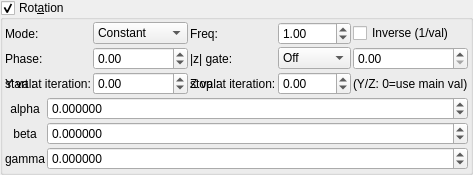
    <widget class="MyGroupBox" name="groupCheck_transf_rotation2_enabled_false">
     <property name="title">
      <string>Rot&amp;ation</string>
     </property>
     <property name="checkable">
      <bool>true</bool>
     </property>
     <layout class="QVBoxLayout" name="verticalLayout_9" stretch="0,0">
      <property name="spacing">
       <number>2</number>
      </property>
      <property name="leftMargin">
       <number>2</number>
      </property>
      <property name="topMargin">
       <number>2</number>
      </property>
      <property name="rightMargin">
       <number>2</number>
      </property>
      <property name="bottomMargin">
       <number>2</number>
      </property>
      <item>
       <layout class="QGridLayout" name="gridLayout_85">
        <property name="spacing">
         <number>2</number>
        </property>
        <item row="3" column="0">
         <widget class="QLabel" name="label_77">
          <property name="text">
           <string>start at iteration:</string>
          </property>
         </widget>
        </item>
        <item row="3" column="1">
         <widget class="MySpinBox" name="spinboxInt_transf_start_iterations_C">
          <property name="sizePolicy">
           <sizepolicy hsizetype="Minimum" vsizetype="Maximum">
            <horstretch>0</horstretch>
            <verstretch>0</verstretch>
           </sizepolicy>
          </property>
          <property name="minimum">
           <number>0</number>
          </property>
          <property name="maximum">
           <number>999</number>
          </property>
          <property name="value">
           <number>0</number>
          </property>
         </widget>
        </item>
        <item row="3" column="2">
         <widget class="QLabel" name="label_59">
          <property name="text">
           <string>stop at iteration:</string>
          </property>
         </widget>
        </item>
        <item row="3" column="3">
         <widget class="MySpinBox" name="spinboxInt_transf_stop_iterations_C">
          <property name="sizePolicy">
           <sizepolicy hsizetype="Preferred" vsizetype="Maximum">
            <horstretch>0</horstretch>
            <verstretch>0</verstretch>
           </sizepolicy>
          </property>
          <property name="maximum">
           <number>999</number>
          </property>
         </widget>
        </item>
      <item row="1" column="0">
       <widget class="QLabel"><property name="text"><string>Mode:</string></property></widget>
      </item>
      <item row="1" column="1">
       <widget class="MyComboBox" name="comboBox_transf_multiplier_value_mode_2">
        <item><property name="text"><string notr="true">Constant</string></property></item>
        <item><property name="text"><string notr="true">Sine</string></property></item>
        <item><property name="text"><string notr="true">Ramp</string></property></item>
        <item><property name="text"><string notr="true">Exponential</string></property></item>
        <item><property name="text"><string notr="true">Triangle</string></property></item>
        <item><property name="text"><string notr="true">Square</string></property></item>
        <item><property name="text"><string notr="true">Smoothstep</string></property></item>
        <item><property name="text"><string notr="true">Noise</string></property></item>
        <item><property name="text"><string notr="true">Ping-pong</string></property></item>
        <item><property name="text"><string notr="true">Stepped</string></property></item>
       </widget>
      </item>
      <item row="1" column="2">
       <widget class="QLabel"><property name="text"><string>Freq:</string></property></widget>
      </item>
      <item row="1" column="3">
       <widget class="MyDoubleSpinBox" name="spinbox_transf_multiplier_frequency_2">
        <property name="minimum"><double>0.01</double></property><property name="maximum"><double>100.0</double></property>
        <property name="singleStep"><double>0.1</double></property><property name="value"><double>1.0</double></property>
       </widget>
      </item>
      <item row="1" column="4" colspan="2">
       <widget class="MyCheckBox" name="checkBox_transf_multiplier_inverse_2">
        <property name="text"><string>Inverse (1/val)</string></property>
       </widget>
      </item>
      <item row="2" column="0">
       <widget class="QLabel"><property name="text"><string>Phase:</string></property></widget>
      </item>
      <item row="2" column="1">
       <widget class="MyDoubleSpinBox" name="spinbox_transf_multiplier_phase_2">
        <property name="minimum"><double>-10.0</double></property><property name="maximum"><double>10.0</double></property>
        <property name="singleStep"><double>0.1</double></property><property name="value"><double>0.0</double></property>
       </widget>
      </item>
      <item row="2" column="2">
       <widget class="QLabel"><property name="text"><string>|z| gate:</string></property></widget>
      </item>
      <item row="2" column="3">
       <widget class="MyComboBox" name="comboBox_transf_multiplier_threshold_mode_2">
        <item><property name="text"><string notr="true">Off</string></property></item>
        <item><property name="text"><string notr="true">&gt; thresh</string></property></item>
        <item><property name="text"><string notr="true">&lt; thresh</string></property></item>
       </widget>
      </item>
      <item row="2" column="4" colspan="2">
       <widget class="MyDoubleSpinBox" name="spinbox_transf_multiplier_threshold_2">
        <property name="minimum"><double>0.0</double></property><property name="maximum"><double>1000.0</double></property>
        <property name="singleStep"><double>0.1</double></property><property name="value"><double>0.0</double></property>
       </widget>
      </item>
      <item row="3" column="0">
       <widget class="QLabel"><property name="text"><string>Y val:</string></property></widget>
      </item>
      <item row="3" column="1">
       <widget class="MyDoubleSpinBox" name="spinbox_transf_multiplier_scale_y_2">
        <property name="minimum"><double>-100.0</double></property><property name="maximum"><double>100.0</double></property>
        <property name="singleStep"><double>0.01</double></property><property name="value"><double>0.0</double></property>
       </widget>
      </item>
      <item row="3" column="2">
       <widget class="QLabel"><property name="text"><string>Z val:</string></property></widget>
      </item>
      <item row="3" column="3">
       <widget class="MyDoubleSpinBox" name="spinbox_transf_multiplier_scale_z_2">
        <property name="minimum"><double>-100.0</double></property><property name="maximum"><double>100.0</double></property>
        <property name="singleStep"><double>0.01</double></property><property name="value"><double>0.0</double></property>
       </widget>
      </item>
      <item row="3" column="4" colspan="2">
       <widget class="QLabel"><property name="text"><string notr="true">(Y/Z: 0=use main val)</string></property></widget>
      </item>
       </layout>
      </item>
      <item>
       <layout class="QGridLayout" name="gridLayout_10" columnstretch="0,1">
        <property name="spacing">
         <number>2</number>
        </property>
        <item row="1" column="0">
         <widget class="QLabel" name="label_35">
          <property name="text">
           <string notr="true">alpha</string>
          </property>
          <property name="alignment">
           <set>Qt::AlignCenter</set>
          </property>
         </widget>
        </item>
        <item row="2" column="1">
         <widget class="MyDoubleSpinBox" name="spinboxd3_transf_rotation_y">
          <property name="sizePolicy">
           <sizepolicy hsizetype="Minimum" vsizetype="Maximum">
            <horstretch>0</horstretch>
            <verstretch>0</verstretch>
           </sizepolicy>
          </property>
          <property name="prefix">
           <string/>
          </property>
          <property name="suffix">
           <string/>
          </property>
          <property name="decimals">
           <number>6</number>
          </property>
          <property name="minimum">
           <double>-36000.000000000000000</double>
          </property>
          <property name="maximum">
           <double>36000.000000000000000</double>
          </property>
          <property name="singleStep">
           <double>1.000000000000000</double>
          </property>
         </widget>
        </item>
        <item row="3" column="1">
         <widget class="MyDoubleSpinBox" name="spinboxd3_transf_rotation_z">
          <property name="sizePolicy">
           <sizepolicy hsizetype="Minimum" vsizetype="Maximum">
            <horstretch>0</horstretch>
            <verstretch>0</verstretch>
           </sizepolicy>
          </property>
          <property name="prefix">
           <string/>
          </property>
          <property name="suffix">
           <string/>
          </property>
          <property name="decimals">
           <number>6</number>
          </property>
          <property name="minimum">
           <double>-36000.000000000000000</double>
          </property>
          <property name="maximum">
           <double>36000.000000000000000</double>
          </property>
          <property name="singleStep">
           <double>1.000000000000000</double>
          </property>
         </widget>
        </item>
        <item row="1" column="1">
         <widget class="MyDoubleSpinBox" name="spinboxd3_transf_rotation_x">
          <property name="sizePolicy">
           <sizepolicy hsizetype="Minimum" vsizetype="Maximum">
            <horstretch>0</horstretch>
            <verstretch>0</verstretch>
           </sizepolicy>
          </property>
          <property name="prefix">
           <string/>
          </property>
          <property name="suffix">
           <string/>
          </property>
          <property name="decimals">
           <number>6</number>
          </property>
          <property name="minimum">
           <double>-36000.000000000000000</double>
          </property>
          <property name="maximum">
           <double>36000.000000000000000</double>
          </property>
          <property name="singleStep">
           <double>1.000000000000000</double>
          </property>
         </widget>
        </item>
        <item row="2" column="0">
         <widget class="QLabel" name="label_34">
          <property name="text">
           <string notr="true">beta</string>
          </property>
          <property name="alignment">
           <set>Qt::AlignCenter</set>
          </property>
         </widget>
        </item>
        <item row="3" column="0">
         <widget class="QLabel" name="label_36">
          <property name="text">
           <string notr="true">gamma</string>
          </property>
          <property name="alignment">
           <set>Qt::AlignCenter</set>
          </property>
         </widget>
        </item>
       </layout>
      </item>
     </layout>
    </widget>
